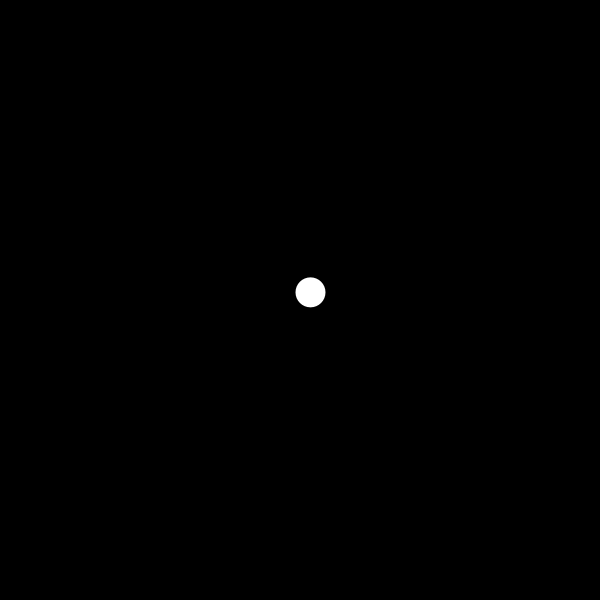
Frame 1 (no input)
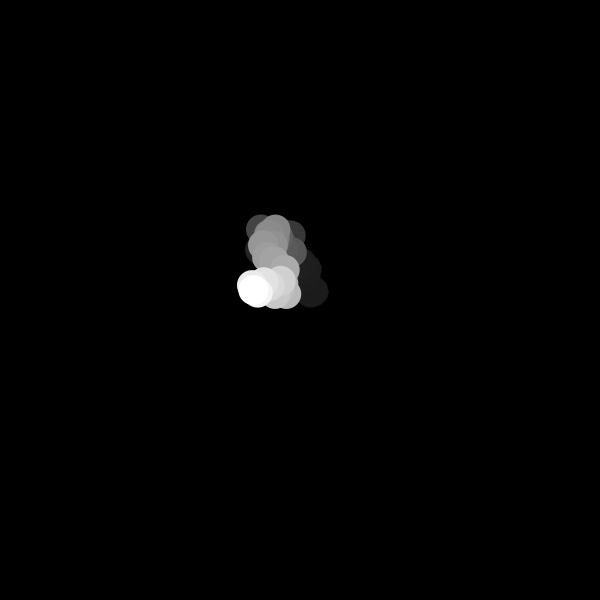
Frame 60 (the mouse pressed at the canvas centre just before this capture)
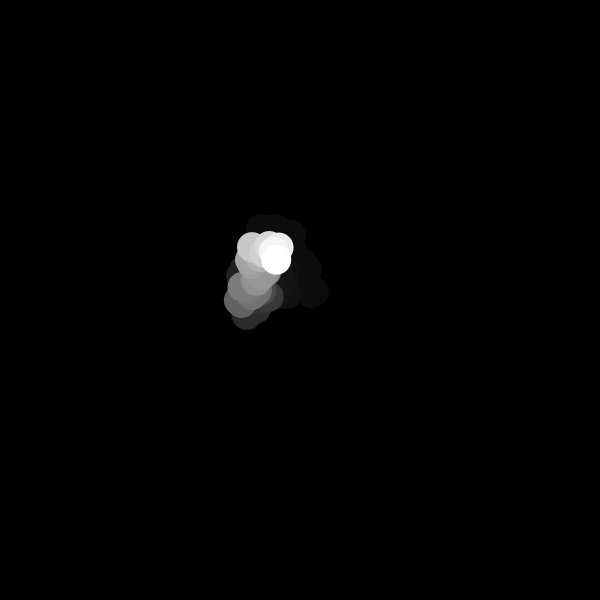
Frame 120 (the mouse held since frame 60 and released just before this capture)

The Processing sketch that drew these frames (run headless with seeded random() and noise(); from frame 60 on, the mouse is pressed at the canvas centre):

// Processing sketch: wormythesecond
// ── wormythesecond.pde
PVector p=new PVector(300,300);
Wormy worm=new Wormy(p,10);

void setup(){
 size(600,600);
 background(0);
 noStroke();
}

void draw(){

  fill(0,10);
  rect(0,0,width,height);
  worm.move();

}

// ── wormy.pde
class Wormy{
float mobi;
PVector position;
Wormy(PVector position, float m){
this.position=position;
mobi=m;
}

void move(){ 
PVector speed=new PVector(random(-5,5),random(-5,5));
PVector wiggle=new PVector(random(-mobi,mobi),random(-mobi,mobi));
position.add(wiggle);
position.add(speed);
fill(255);
ellipse(position.x,position.y,30,30);
}}
